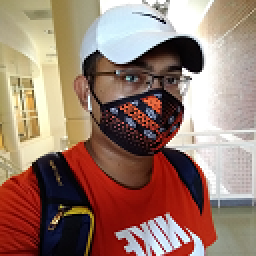
%> input picture zobaer_color.bmp, 128 x 128 px (shown 2 times larger)
$ octave zoh_interp_color.m   (GNU Octave 9; MATLAB toolbox functions it lacks are replaced by stand-ins)
%> lines starting %> are read from the running program, lines starting %| are printed output that depends on the picture
clc; clear; close all;
p=4;
I=imread('zobaer_color.bmp');
%> I is the input picture: size 128x128x3 uint8; mean R, G, B 153.4, 123, 109.9
[x,y] = size(I);
%> x = 128; y = 384
s=x;
%> s = 128
X=round(x*p); Y=round(y*p);
%> after `X=round(x*p)`: X = 512
%> after `Y=round(y*p)`: Y = 1536
u=1:1/p:((X-1)/p+1); v=1:1/p:((Y-1)/p+1);
%> after `u=1:1/p:((X-1)/p+1)`: u = 512 values from 1 to 128.8
%> after `v=1:1/p:((Y-1)/p+1)`: v = 1536 values from 1 to 384.8
U=round(u); V=round(v);
%> after `U=round(u)`: U = 512 values from 1 to 129
%> after `V=round(v)`: V = 1536 values from 1 to 385
U(find(U>x))=x; V(find(V>y))=y;
B = I(U,V);
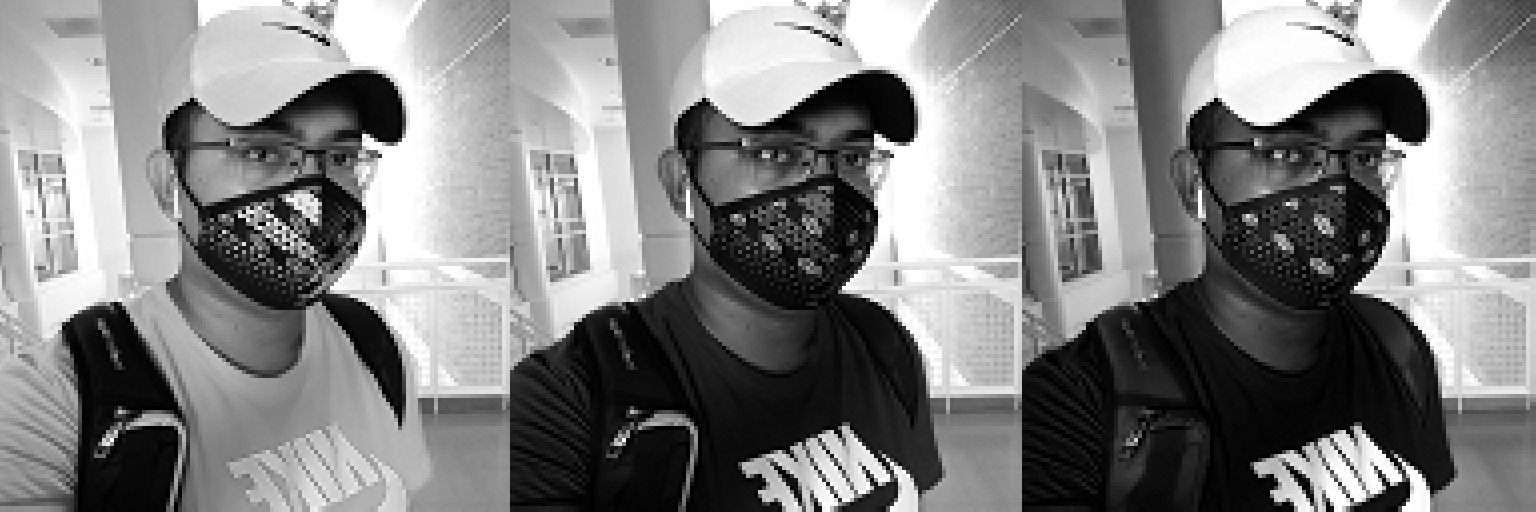
%> B: size 512x1536 uint8; min 0, max 255, mean 128.4
figure(1);imshow(I);
%figure(2);imshow(A);

BB = B(:,1:s*p);
BB2 = B(:,s(1)*p+1:2*s*p);
BB3 = B(:,2*s(1)*p+1:3*s*p);
BB(:,:,2) = BB2; BB(:,:,3)=BB3;
%> after `BB(:,:,3)=BB3`:
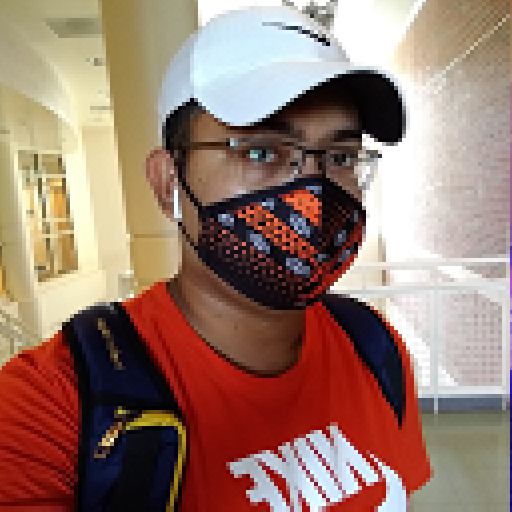
%> BB: size 512x512x3 uint8; mean R, G, B 152.9, 122.4, 109.7
size(BB)
figure(2);imshow(BB);
